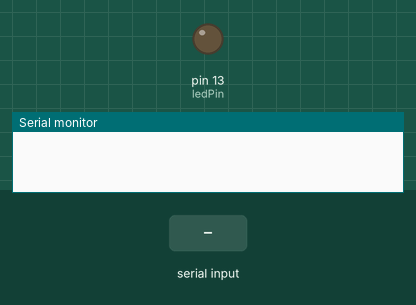
This program was run on a simulated Arduino Uno, built with avr-gcc and run on an emulated ATmega328P. Parts: output pins drawn as LEDs (lit = HIGH), the last lines printed to the serial monitor. The inputs (shaded band) are chosen by the test bench.

Above: at 1.2 s.
1.3 s: "1" received over Serial
At 2.0 s:
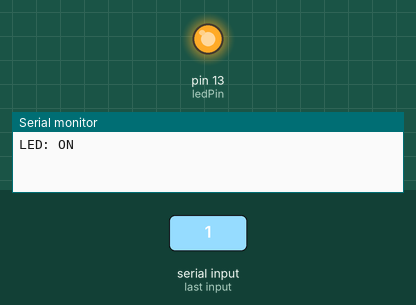
2.8 s: "0" received over Serial
At 3.1 s:
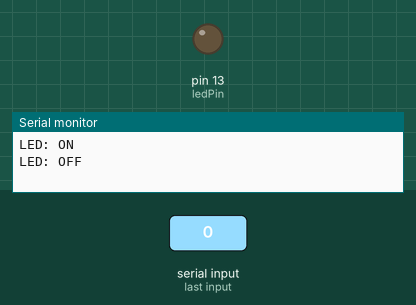
Timing chart, 0 to 5.8 s (numbered marks = the images above; inputs shaded):
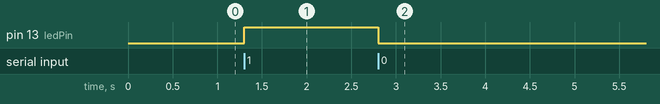

Measured:
- after the input at 1.3 s, pin 13 (ledPin): LOW → HIGH at once
- after the input at 2.8 s, pin 13 (ledPin): HIGH → LOW at once

The program:

main.cpp
```cpp
/*
*******************************************************************************
*        COMMUNICATION BLUETOOTH    telephone   <-----> HC-05 / Arduino       *
*******************************************************************************

    Le maître se met en mode « reconnaissable » = telephone portable
    L’esclave  (HC-05) trouve le maître et demande à s’y connecter
    Le maître accepte la connexion
    Les périphériques sont alors appairés (ou associés)
    La communication peut commencer.


matériel :
- module bluetooth HC-05
- Arduino uno
- 2 resistances de 4,7 k (jaune-violet-rouge) afin de limiter le courant <3,3 v
                         ( = le diviseur de tension pour la liaison RXD à TX )
- utilisation des pins TX=11 et RX=10
- telephone Android avec application
- led au pin13 digital

********************************************************************************
*                                CONFIGURATION                                 *
********************************************************************************

GND(arduino) ------------R1=4.7k ---------R2=4.7K ----TX(Arduino)
                                  /
                             RX (module HC-05)

RX(arduino) ----------- TX(module HC-05)
VCC = 5v

- pas de librairie à installer
http://howtomechatronics.com/tutorials/arduino/arduino-and-hc-05-bluetooth-module-tutorial/
https://igniteinnovateideas.wordpress.com/2016/04/18/arduino-bluetooth-basic-tutorial/
*/
#include <Arduino.h>


/***	Définition des variables		***/
int state = 0;
const int ledPin = 13;

void setup() {
  pinMode(ledPin, OUTPUT);
  digitalWrite(ledPin, LOW);

  Serial.begin(9600); // envoi des données texte sur le terminal de l'ordi via l'USB
                     // mais aussi sur le telephone en bluetooth !!
                     // ne pas depasser 9600, sinon ne fonctionne pas
                    // le HC-05 n'est pas configuré pour fonctionner plus rapidement
}
void loop() {
  if(Serial.available() > 0){ // réception des données via le serial port du HC-05
    state = Serial.read(); // Reads the data from the serial port
 }
 if (state == '0') {
  digitalWrite(ledPin, LOW); // Turn LED OFF
  Serial.println("LED: OFF"); // Send back, to the phone et à l'ordi , the String "LED: ON"
  state = 0;
 }
 else if (state == '1') {
  digitalWrite(ledPin, HIGH);
  Serial.println("LED: ON");
    state = 0;
 }
}
```
